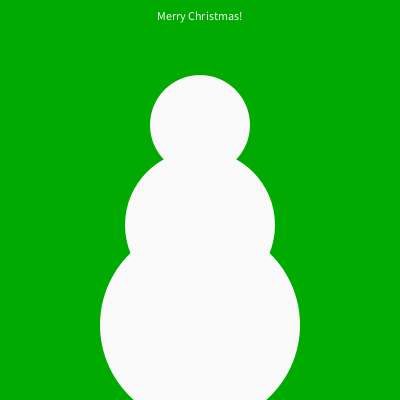
Frame 1 (no input)
Frame 60 (the mouse pressed at the canvas centre just before this capture): identical to frame 1, image omitted
Frame 120 (the mouse held since frame 60 and released just before this capture): identical to frame 1, image omitted

The Processing sketch that drew this single still picture (run headless with seeded random() and noise(); from frame 60 on, the mouse is pressed at the canvas centre):

// Processing sketch: processing_124151
// ── processing_124151.pde

void setup()
{
  size(400, 400) ;
  background(0, 170, 0) ;
  //snowman's body
  stroke(1);
  noStroke();
  strokeWeight(2);
  fill(249);
  ellipse(width/2, height-75, 200, 200);
  ellipse(width/2, height-175, 150, 150);
  ellipse(width/2, height-275, 100, 100);
  textAlign(CENTER) ;
  text( "Merry Christmas!", 200, 20);
}






void draw() 
{
}

void mousePressed()
{
  if (key == 'r')
  {
    fill(255, 0, 0);
    ellipse(mouseX, mouseY, 20, 20);
  }
  if (key == 'g')
  {
    fill(0, 170, 0);
    ellipse(mouseX, mouseY, 20, 20);
  }
}

void mouseDragged()
{
  if (key == 'r')
  {
    fill(255, 0, 0);
    ellipse(mouseX, mouseY, 20, 20);
  }
  if (key == 'g')
  {
    fill(0, 170, 0);
    ellipse(mouseX, mouseY, 20, 20);
  }
}

void keyPressed()
{
  if (key == ' ')
  {
    background(0, 170, 0) ;
    //snowman's body
    stroke(1);
    noStroke();
    strokeWeight(2);
    fill(249);
    ellipse(width/2, height-75, 200, 200);
    ellipse(width/2, height-175, 150, 150);
    ellipse(width/2, height-275, 100, 100);
    textAlign(CENTER) ;
    text( "Merry Christmas!", 200, 20);
  }
}
